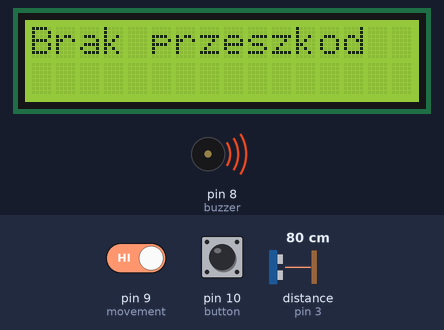
A sketch run on a simulated Arduino Uno, built with avr-gcc and run on an emulated ATmega328P. Shown: 16×2 character LCD, buzzer (waves = sounding). Wiring (inferred from the names in the program): ultrasonic range finder: trigger pin 2; echo pin 3. The inputs (shaded band) are chosen by the test bench; at power-on: distance to the obstacle (sensor on pin 3) 80 cm, pin 9 (movement) HIGH, pin 10 (button) HIGH. The echo pulse lasts 58.3 µs per cm; what the sketch prints to the serial monitor is not drawn.

Above: at 4.2 s.
4.3 s: distance to the obstacle (sensor on pin 3) set to 56 cm
7.3 s: distance to the obstacle (sensor on pin 3) set to 47 cm
At 8.1 s:
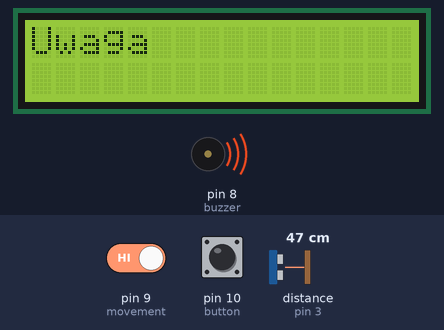
8.8 s: distance to the obstacle (sensor on pin 3) set to 12 cm
10.3 s: distance to the obstacle (sensor on pin 3) set to 9 cm
At 11.7 s:
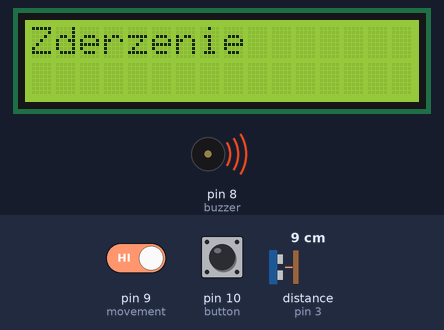
13.3 s: pin 9 (movement) driven LOW
At 14.2 s:
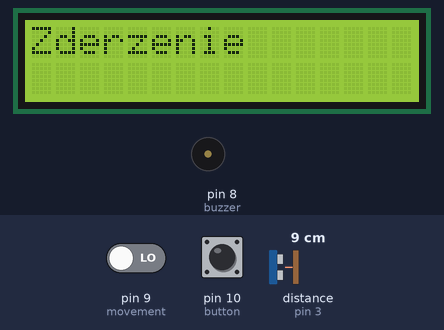
Timing chart, 0 to 16.0 s (numbered marks = the images above; inputs shaded):
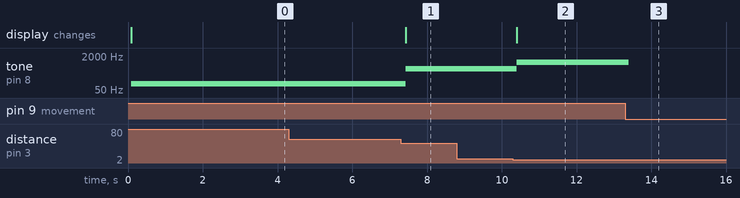

The sketch:

Zad1Lab4.ino
```cpp
#include <dht11.h>
#define DHT11PIN 4
#include <Wire.h>
#include <LiquidCrystal_I2C.h>
LiquidCrystal_I2C lcd(0x27, 16, 2);
int Trig = 2;
int Echo = 3;
const int buzzer = 8;
int movement = 9;
int button = 10;

int CM;

long CZAS;

int lastButtonState;    // the previous state of button
int currentButtonState; // the current state of button

dht11 DHT11;
int choice = 0;
void setup() {

 Serial.begin(9600);

 pinMode(Trig, OUTPUT);
 pinMode(buzzer, OUTPUT);
 pinMode(Echo, INPUT);
 pinMode(movement, INPUT);
 pinMode(button,INPUT_PULLUP);

  lcd.init();  // inicjalizacja LCD
  lcd.backlight();
 Serial.println("Test czujnika odleglosci");
}


void loop() {
  lcd.noBlink();
  int ruch = digitalRead(movement);
  int mode = digitalRead(button);
 pomiar_odleglosci();

 Serial.print("Odleglosc: ");
 Serial.print(CM); ;
 Serial.println(" cm\n");
 Serial.print("Ruch: ");
 Serial.print(ruch);
 Serial.print("\n");
 Serial.print("Button Mode: ");
 Serial.print(mode);
 if(CM>=50){
  lcd.setCursor(0, 0);
  lcd.clear();
  lcd.print("Brak przeszkod");}
if(CM<50&&CM>=10){
lcd.setCursor(0, 0);
lcd.clear();
lcd.print("Uwaga");}
 if(CM<10){
lcd.setCursor(0, 0);
lcd.clear();
lcd.print("Zderzenie");
}

if(CM<10 && ruch==1&& mode== 1)
tone(buzzer, 1000);
if(CM<50&&CM>=10 && ruch==1&& mode== 1)
tone(buzzer, 500);
if(CM>=50 && ruch==1&& mode== 1)
tone(buzzer, 100);
if(ruch==0)
noTone(buzzer);
delay(200);
}


void pomiar_odleglosci() {

 digitalWrite(Trig, LOW);

 delayMicroseconds(2);

 digitalWrite(Trig, HIGH);

 delayMicroseconds(10);

 digitalWrite(Trig, LOW);

 digitalWrite(Echo, HIGH);

 CZAS = pulseIn(Echo, HIGH);

 CM = CZAS / 58;

} 
```

Measured:
- the behaviour switches between 51 and 50 cm on distance to the obstacle (sensor on pin 3) (found by bisection; images 0 and 1)
- the behaviour switches between 11 and 10 cm on distance to the obstacle (sensor on pin 3) (found by bisection; images 1 and 2)
- after the input at 4.3 s, every drawn part: stays the same
- after the input at 7.3 s, tone on pin 8 (buzzer): 100 Hz → 500 Hz after 0.13 s; the display: changes after 0.13 s (image 1)
- after the input at 8.8 s, every drawn part: stays the same
- after the input at 10.3 s, tone on pin 8 (buzzer): 500 Hz → 1000 Hz after 0.10 s; the display: changes after 0.10 s (image 2)
- after the input at 13.3 s, tone on pin 8 (buzzer): 1000 Hz → silent after 0.10 s
